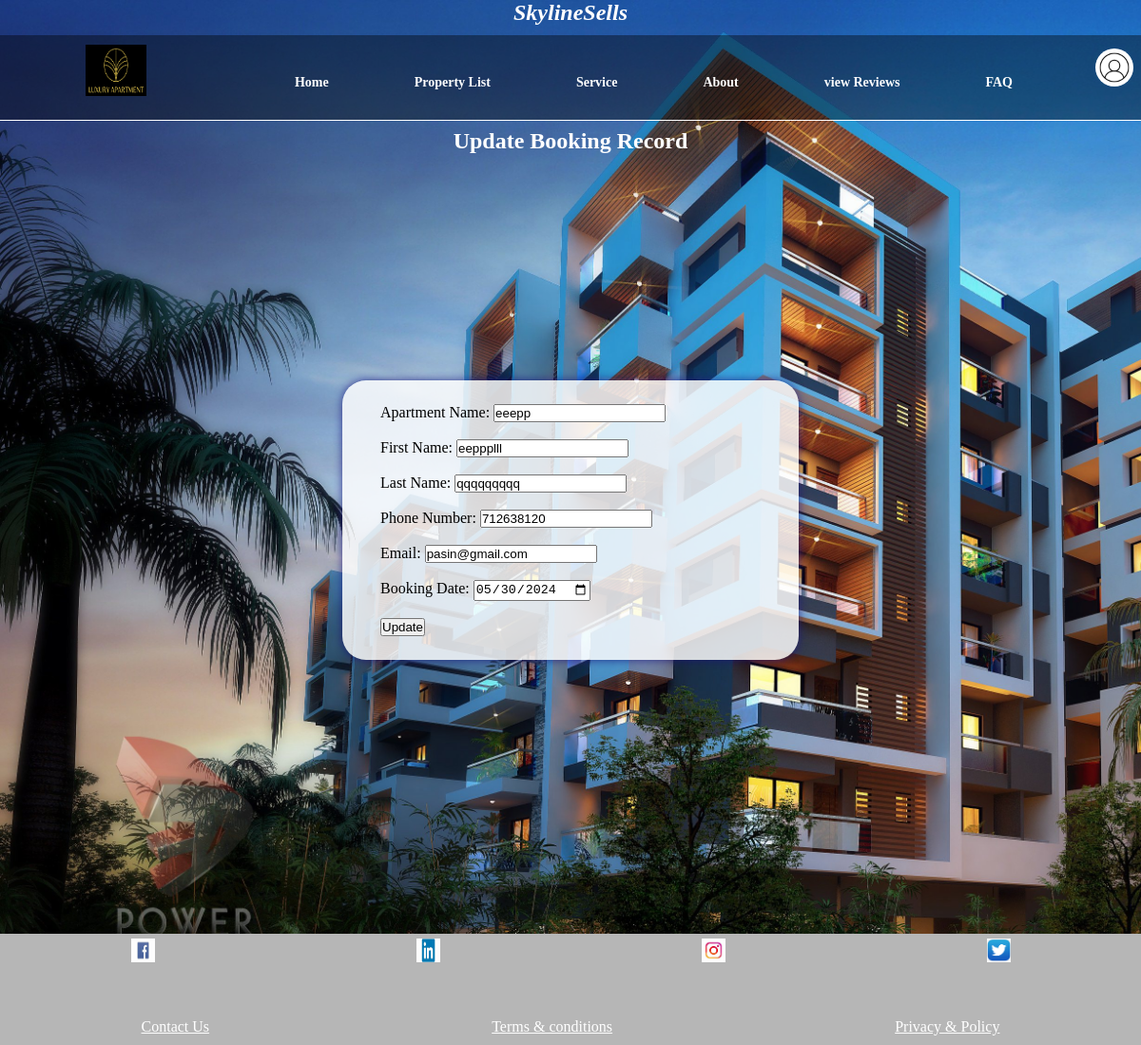
/bookingupdateindex.php?id=14, run on the app's committed database.
### tables this page shows
CREATE TABLE `apartment3` (
  `id` int(20) NOT NULL,
  `apartment_name` varchar(20) NOT NULL,
  `first_name` varchar(20) NOT NULL,
  `last_name` varchar(20) NOT NULL,
  `phone_number` int(20) NOT NULL,
  `email` varchar(20) NOT NULL,
  `booking_date` date NOT NULL
);

### bookingupdateindex.php (the view, shortened to what this page needs)
<?php
require 'config.php';
if(isset($_GET['id'])) {
    $id = $_GET['id'];
    $sql = "SELECT * FROM apartment3 WHERE id=$id";
    $result = $con->query($sql);
    if ($result->num_rows == 1) {
        $row = $result->fetch_assoc();
        $apartment_name = $row['apartment_name'];
        $first_name = $row['first_name'];
        $last_name = $row['last_name'];
        $phone_number = $row['phone_number'];
        $email = $row['email'];
        $booking_date = $row['booking_date'];
    } else {
        echo "Booking record not found.";
        exit();
    }
} else {
    echo "ID parameter missing.";
    exit();
}
?>
<!DOCTYPE html>
<html>
    <head>
        <link rel="stylesheet" href = "styles/styles1.css">
    </head>
    <body>
        <h2><em>SkylineSells</em></h2>
        <div class="profile">
          <img src="images\user-profile-icon.jpg" alt="User Profile" class="profile-icon" onclick="toggleMenu()">
        </div>
        <nav>
        <img class="logo" src="images\apartmentlogo.png" alt="Apartment LOGO">
        <ul class= "menu">
        <li> <a href = "Home.php"> Home </a> </li>
        <li> <a href = "readPropertyList.php"> Property List </a> </li>
        <li> <a href = "Service.php"> Service </a> </li>
        <li> <a href = "About.php"> About </a> </li>
        <li> <a href="Reviews.php">view Reviews</a>
        <li> <a href="maincomment.php">FAQ</a>
        </ul>
        </nav>
        <br>
            <h2>Update Booking Record</h2>
            <div class="container">
                <div class="form-box">
                    <form method="post">
                        Apartment Name: <input type="text" name="apartment_name" value="<?php echo $apartment_name; ?>"><br><br>
                        First Name: <input type="text" name="first_name" value="<?php echo $first_name; ?>"><br><br>
                        Last Name: <input type="text" name="last_name" value="<?php echo $last_name; ?>"><br><br>
                        Phone Number: <input type="text" name="phone_number" value="<?php echo $phone_number; ?>"><br><br>
                        Email: <input type="text" name="email" value="<?php echo $email; ?>"><br><br>
                        Booking Date: <input type="date" name="booking_date" value="<?php echo $booking_date; ?>"><br><br>
                        <input type="submit" value="Update">
                    </form>
                </div>
            </div>
            <footer>
<div class="icons">
   <img class="icon" src ="images/facebook.jpg" alt="facebook logo">
   <img class="icon" src ="images/linkedIn.jpg" alt="linkedln logo">
   <img class="icon" src ="images/instagram.jpg" alt="instagram logo">
   <img class="icon" src ="images/twitter.png" alt="twitter logo">
</div>
 <br><br><br>
<div class="footer-details">
 <a href="contactus.php" class="footer-details">Contact Us</a>
 <a href="terms&condition.php" class="footer-details">Terms & conditions</a>
 <a href="privacy&policy.php" class="footer-details">Privacy & Policy</a>
 </div>
</footer>
    </body>
</html>

### styles/styles1.css (style rules this page uses)
* { margin:0; padding:0; }
body { background-image:url("../images/background2.jpg"); background-size:cover; background-repeat:no-repeat; }
h2 { font-weight:bold; color:white; text-align:center; }
.profile { margin-left: 96%; position: absolute; display: inline-block; z-index: 1; margin-top: 2%; }
.profile-icon { width: 40px; height: 40px; border-radius:25px; cursor: pointer; }
nav { position:relative; top:10px; left:0; width:100%; height:90px; padding:10px 90px; box-sizing:border-box; background:rgba(0,0,0,0.4); border-bottom:1px solid #fff; }
nav ul { list-style-type:none; display:flex; float:right; }
nav ul li a { line-height:80px; color:#fff; padding:12px 30px; text-decoration:none; font-size:14px; font-weight:bold; margin-left:15px; margin-right:15px; }
.logo { height:50px; width:60px; border:2px solid black; background-color:black; }
.icons { display:flex; justify-content:space-around; }
.icon { display:inline-block; height:25px; width:25px; margin:5px; }
div.footer-details { display:flex; justify-content:space-around; }
a.footer-details { display:inline-block; color:white; margin-bottom:10px; }
footer { background-color:rgb(182, 182, 182); }
div.container { display:flex; justify-content:center; align-items:center; min-height:90vh; margin-bottom: 100px; }
div.form-box { top:25px; background:#ffffffd3; padding:25px 40px; border-radius:25px; width:400px; margin:0px 10px; position:relative; box-shadow:0 0 10px 0 rgba(24, 17, 124, 0.808); }
.form-box , .field-input { display:flex; margin-bottom:10px; flex-direction:column; }

### data on the page
apartment3: apartment_name "eeepp", first_name "eeppplll", last_name "qqqqqqqqq", phone_number "712638120", email "pasin@gmail.com", booking_date "05/30/2024"
